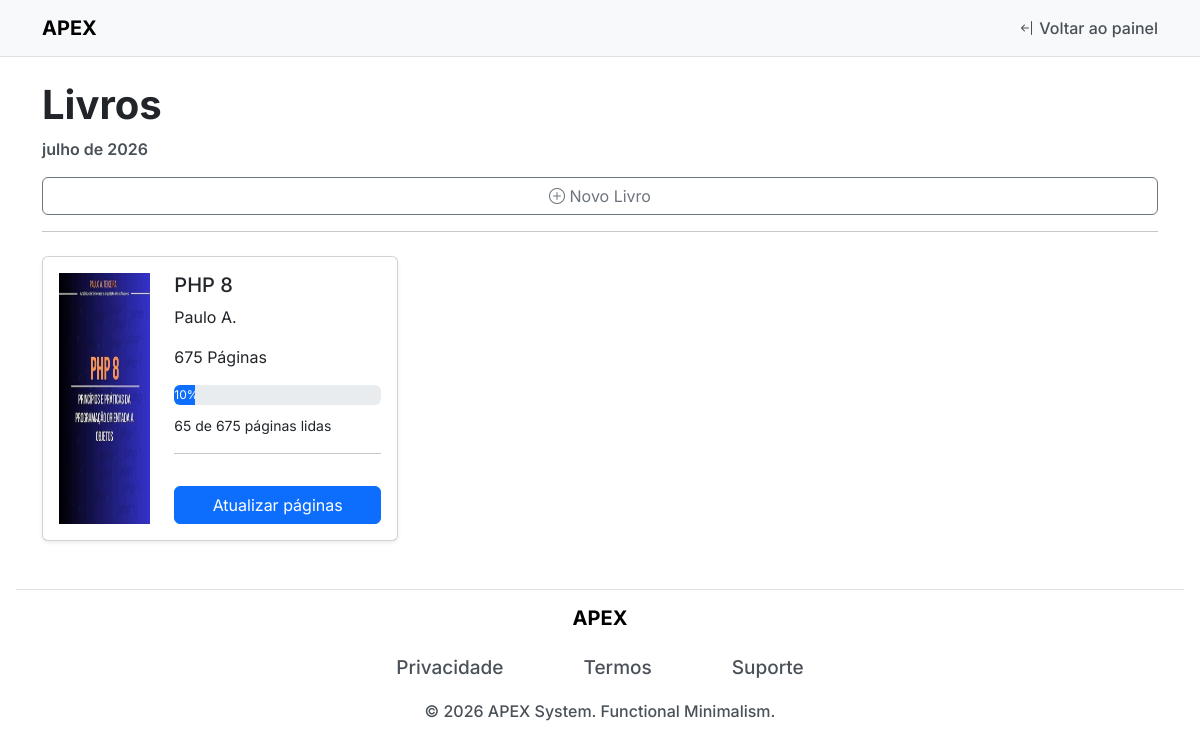
The page /pages/leitura.php on the database as committed earlier.
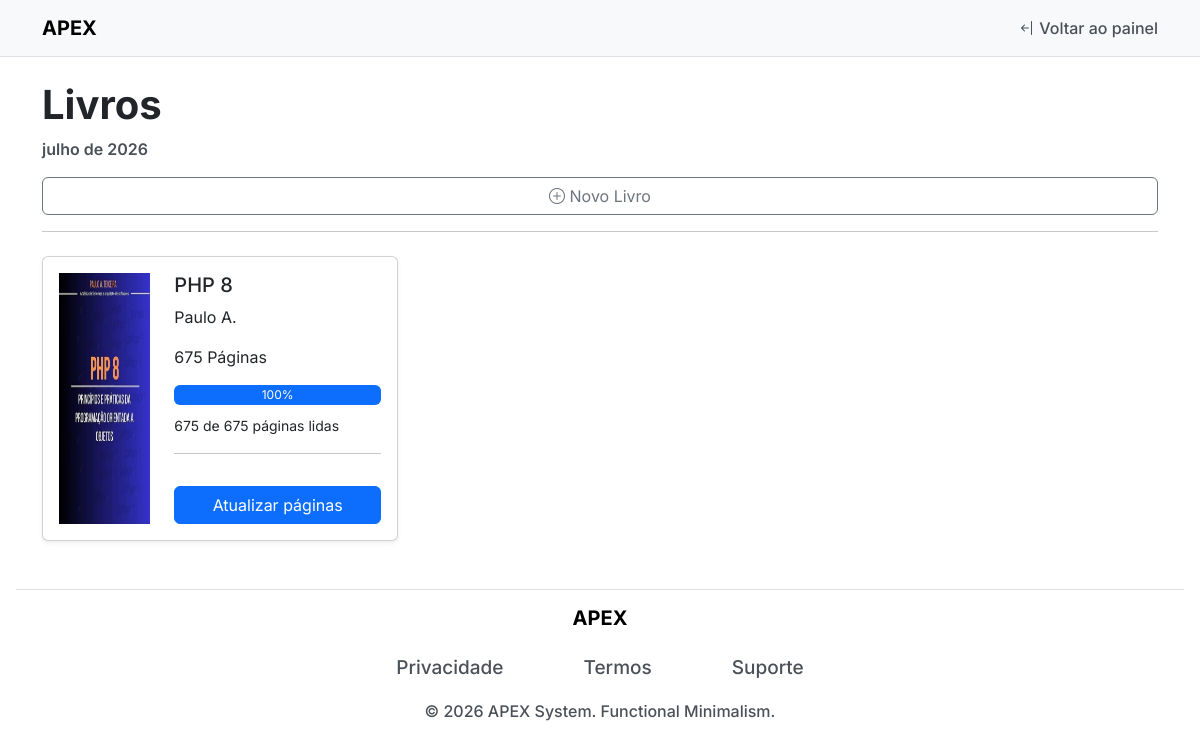
The same page on the database as committed later.
### tables this page shows
CREATE TABLE `boks` (
  `id` int(11) NOT NULL,
  `titulo` varchar(255) NOT NULL,
  `autor` varchar(255) NOT NULL,
  `total_paginas` int(11) NOT NULL,
  `paginas_lidas` int(11) DEFAULT 0,
  `capa` varchar(50) DEFAULT 'NULL',
  `data_cadastro` timestamp NOT NULL DEFAULT current_timestamp()
);

### pages/leitura.php (the view, shortened to what this page needs)
<?php
    require_once __DIR__ . "/../conf/db.php";
?>
<!doctype html>
<html lang="pt-br">
<?php
    include __DIR__ . "/../includes/header.php";
?>
<body>
    <?php include __DIR__ . "/../includes/navbarPages.php"; ?>
    <main class="container mt-4 mb-4">
        <h1 class="title-index">Livros</h1>
        <span class="date mt-2 w-100" id="datePages"></span>
        <div class="mt-3">
            <button type="button" class="btn btn-outline-secondary w-100" data-bs-toggle="modal"
                data-bs-target="#exampleModal">
                <i class="bi bi-plus-circle"></i> Novo Livro
            </button>
        </div>
        <hr>
        <?php
            $sql = "SELECT * FROM boks";
            $resultado = mysqli_query($conn, $sql);
        ?>
        <div class="row mt-4">
            <?php while ($user_data = mysqli_fetch_assoc($resultado)) { ?>
                <?php
                    $total = (int) $user_data['total_paginas'];
                    $lidas = (int) $user_data['paginas_lidas'];
                    $porcentagem = ($total > 0) ? round(($lidas / $total) * 100) : 0;
                    $porcentagem = min(100, $porcentagem);
                    $modalId = "modalAtualizar" . $user_data['id'];
                ?>
                <div class="col-md-4 mb-4">
                    <div class="card h-100 shadow-sm">
                        <div class="card-body">
                            <div class="row">
                                <div class="col-4">
                                    <img src="<?= BASE_URL ?>uploads/<?= $user_data['capa'] ?>" alt="capa do livro"
                                        class="img-fluid h-100 w-100">
                                </div>
                                <div class="col-8">
                                    <h5 class="card-title"><?= $user_data['titulo'] ?></h5>
                                    <p class="card-text"><?= $user_data['autor'] ?></p>
                                    <p class="card-text"><?= $user_data['total_paginas'] ?> Páginas</p>
                                    <div class="progress mb-2" style="height: 20px;">
                                        <div class="progress-bar bg-primary" role="progressbar"
                                            style="width: <?= $porcentagem ?>%;"
                                            aria-valuenow="<?= $porcentagem ?>"
                                            aria-valuemin="0"
                                            aria-valuemax="100">
                                            <?= $porcentagem ?>%
                                        </div>
                                    </div>
                                    <small><?= $lidas ?> de <?= $total ?> páginas lidas</small>
                                    <hr>
                                    <button type="button" class="btn btn-primary w-100 mt-3"
                                        data-bs-toggle="modal"
                                        data-bs-target="#<?= $modalId ?>">
                                        Atualizar páginas
                                    </button>
                                </div>
                            </div>
                        </div>
                    </div>
                </div>
            <?php } ?>
        </div>
    </main>
    <?php include __DIR__ . "/../includes/footer.php"; ?>
</body>
</html>

### includes/header.php (shortened to what this page needs)
<head>
    <link rel="stylesheet" href="<?=BASE_URL?>bootstrap/css/bootstrap.min.css">
    <link rel="stylesheet" href="https://cdn.jsdelivr.net/npm/bootstrap-icons@1.13.1/font/bootstrap-icons.min.css">
    <link rel="stylesheet" href="<?= BASE_URL ?>assets/css/style.css">
    <link rel="stylesheet" href="<?= BASE_URL ?>assets/css/darkmod.css">
</head>

### includes/navbarPages.php (shortened to what this page needs)
<nav class="navbar border-bottom">
    <div class="container justify-content-between">
        <a class="navbar-brand" href="<?= BASE_URL ?>index.php">
            <strong class="Logo">APEX</strong>
        </a>
        <a class="nav-link navPages" href="<?= BASE_URL ?>index.php">
            <i class="bi bi-arrow-bar-left"></i> Voltar ao painel
        </a>
    </div>
</nav>

### includes/footer.php
<footer class="border-top m-3">
    <h5 class="titleFooter mt-3">APEX</h5>
    <div class="d-flex justify-content-center gap-5">
        <a class="nav-link m-3 linkFooter" href="#">Privacidade</a>
        <a class="nav-link m-3 linkFooter" href="#">Termos</a>
        <a class="nav-link m-3 linkFooter" href="#">Suporte</a>
    </div>
    <p class="copy">© 2026 APEX System. Functional Minimalism.</p>
</footer>

### assets/css/style.css (style rules this page uses)
* { margin: 0%; padding: 0%; box-sizing: border-box; }
:root { --cor-principal: #000000; --cor-secundaria: #495057; --cor-terciaria: #adb5bd; --cor-neutra: #f8f9fa; --fonte: "Inter", sans-serif; }
body { font-family: var(--fonte); }
.Logo { color: var(--cor-principal); font-family: var(--fonte); }
nav { background-color: var(--cor-neutra) !important; }
.title-index { font-weight: 700; }
.date { color: var(--cor-secundaria); font-weight: 600; }
.titleFooter { text-align: center; color: var(--cor-principal); font-weight: 700; }
.linkFooter { color: var(--cor-secundaria); font-weight: 500; font-size: 19px; }
.copy { color: var(--cor-secundaria); font-weight: 500; text-align: center; }
.navPages { color: var(--cor-secundaria); font-weight: 500; }

Rows that differ between the two databases and show on the page:
changed boks "PHP 8": porcentagem "10" → "100"; paginas_lidas "65" → "675"
